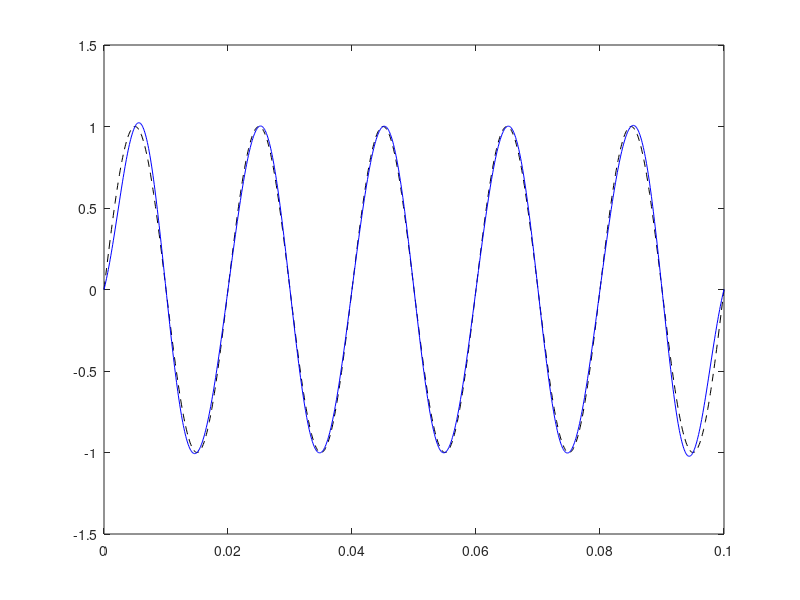

The MATLAB source for this figure:
clear all; close all;
A = 230; % V
f = 50;  % Hz
T = 0.1;

fs = 200;
dt = 1/fs;
t = 0:dt:T;
x = sin(2*pi*f*t);

ts = 0:(1/10e3):T;
analog = sin(2*pi*f*ts);

x_odt = zeros(size(ts));
for i = 1:length(t)
    x_odt = x_odt + x(i) * sinc((ts - t(i))/ dt);
end


plot(ts,analog,'k--'); hold on;
plot(ts,x_odt,'b');
